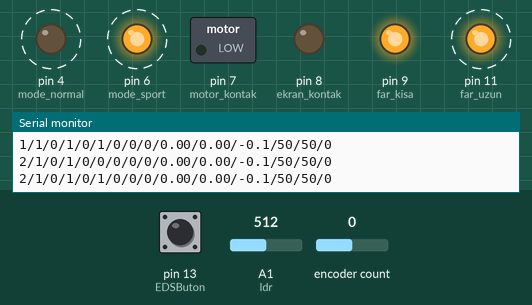
This sketch was run on a simulated Arduino Uno, built with avr-gcc and run on an emulated ATmega328P. On the bench: switched loads named in the sketch (green lamp = pin HIGH), output pins drawn as LEDs (lit = HIGH), the last lines printed to the serial monitor. Dashed ring = blinking. Inputs (shaded band) come from the test bench; at power-on: A1 (ldr) = 512, pin 13 (EDSButon) LOW, encoder count 0. Pins used as bus, display or sensor lines are not drawn.

Above: at 1.2 s.
1.3 s: A1 (ldr) set to 266
4.3 s: A1 (ldr) set to 243
At 5.64 s:
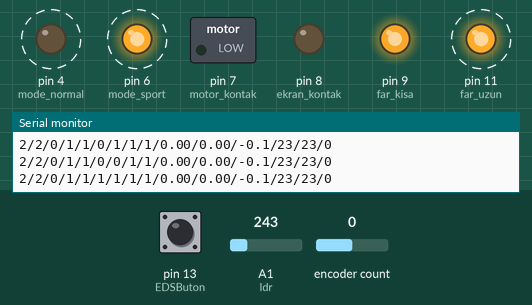
7.3 s: A1 (ldr) set to 170
At 7.53 s:
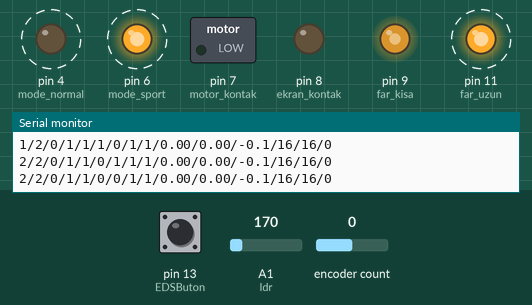
10.3 s: A1 (ldr) set to 122
At 10.69 s:
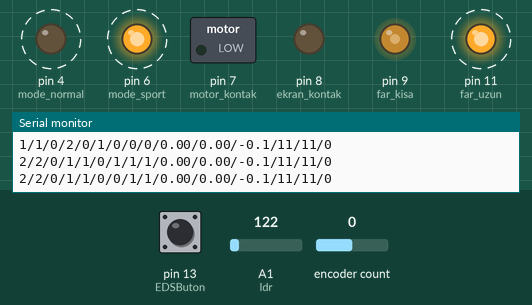
13.3 s: A1 (ldr) set to 0
At 14.28 s:
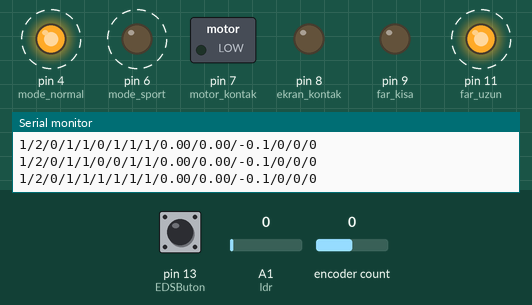
Timing chart, 0 to 17.3 s (numbered marks = the images above; inputs shaded):
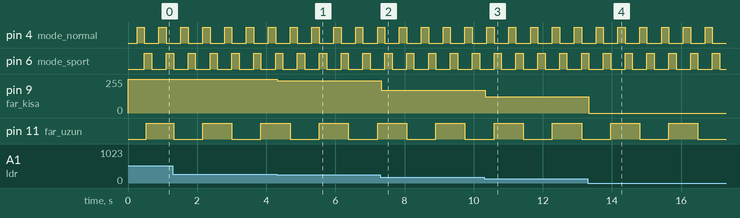

Measured:
- after the input at 4.3 s, pin 9 (far_kisa): 255/255 → 243/255 at once
- after the input at 7.3 s, pin 9 (far_kisa): 243/255 → 170/255 at once
- after the input at 10.3 s, pin 9 (far_kisa): 170/255 → 122/255 at once
- after the input at 13.3 s, pin 9 (far_kisa): 122/255 → 0/255 at once
- by itself, pin 4 (mode_normal), pin 6 (mode_sport): alternates HIGH for 0.21 s and LOW for 0.42 s
- by itself, pin 11 (far_uzun): alternates HIGH for 0.84 s and LOW for 0.84 s

The sketch:

GoToGo_8_0Alpha.ino
```cpp
// Rahman ve Rahim olan Allah'ın Adıyla
// Proje: GoToGo 8.0 Alpha
// =======================================================================================

#include <Wire.h>
#include <Adafruit_PN532.h>
#include <LiquidCrystal_I2C.h>
#include <Encoder.h>
#include <SPI.h>
#include <SD.h>
#include <EEPROM.h>

// ---------------------------------------------------------------------------------------
// 1. SİSTEM AYARLARI VE SABİTLER
// ---------------------------------------------------------------------------------------
#define KAYIT_MODU 1            // 1: EEPROM, 2: SD Kart
#define ENCODER_PIN_A 2
#define ENCODER_PIN_B 3
const int CHIP_SELECT_PIN = 10;
#define mainLoopDelay 50
#define NFC_SKIP_CONTROL 1      // 1: NFC Atla (Test Modu), 0: NFC Aktif

uint8_t referenceUID[] = { 0x3A, 0x83, 0x5B, 0x06 };

// ---------------------------------------------------------------------------------------
// 2. PİN TANIMLAMALARI
// ---------------------------------------------------------------------------------------
// İletişim ve Hata
#define SDA_PIN A4
#define SCL_PIN A5
#define hata_led 0

// Sürüş Modları
#define mode_ileri 0
#define mode_geri 0
#define mode_normal 4
#define mode_eco 5
#define mode_sport 6

// Kontak ve Güç
#define motor_kontak 7
#define ekran_kontak 8
#define buzzer 0

// Aydınlatma Sistemi (Far 1 & Far 2)
#define far_kisa 9
#define far_uzun 11
#define far_sis 12
#define far_ileri 0
#define far_geri 0
#define far_buton 0
#define far2_ileri 0
#define far2_geri 0
#define far2_buton 0
#define ldr A1
#define fark 625

// Sinyal ve Fren Grubu
#define pw 0
#define rw 0
#define fren 0
#define solsinsw 0
#define sagsinsw 0
#define dortlusw 0
#define solsin 0
#define sagsin 0
#define stoplambasi 0
#define sinyallambasisw 0
#define sinyallambasi 0

// Motor ve EDS Kontrol
#define motor1Pin 0
#define motor2Pin 0
#define gazpot A1
#define solmotorgaz 5
#define sagmotorgaz 9
#define EDSButon 13

// ---------------------------------------------------------------------------------------
// 3. DEĞİŞKEN TANIMLAMALARI
// ---------------------------------------------------------------------------------------

// --- Enkoder ve Direksiyon ---
Encoder myEncoder(ENCODER_PIN_A, ENCODER_PIN_B);
const float STEPS_PER_REVOLUTION = 4000.0;
const float DEGREES_PER_STEP = 360.0 / STEPS_PER_REVOLUTION;
const int EEPROM_ADDRESS = 0;
const char* DATA_FILENAME = "ENKODER.TXT";
const long WRITE_INTERVAL = 5000;

long currentSteps = 0;
long lastSavedSteps = 0;
float direksiyonaci = 0.0;
unsigned long lastWriteTime = 0;

// --- EDS (Elektronik Diferansiyel) ---
#define maxdireksiyonaci 180.0
int dengekatsayisi = 20;
const int MIN_GAZ_YUZDESI = 20;
const int ANALOG_MAX_VALUE = 1023;

// --- Hız Ölçümü ---
volatile unsigned long pulseCount1 = 0;
volatile unsigned long pulseCount2 = 0;
unsigned long lastMeasureTime = 0;
const unsigned long measureInterval = 1000;
const float MOTOR_PPR_1 = 42.0;
const float MOTOR_PPR_2 = 42.0;
const float CIRCUMFERENCE_METER_1 = 2.07;
const float CIRCUMFERENCE_METER_2 = 2.07;
float speed_kmh_1 = 0.0;
float speed_kmh_2 = 0.0;

// --- Zamanlama ve Debounce ---
unsigned long beklemeBaslangicZamani = 0;
const unsigned long beklemeSuresi = 12000;
static unsigned long sonOkumaZamani = 0;
static unsigned long sonOkumaZamani1 = 0;
static unsigned long sonOkumaZamani2 = 0;
static unsigned long sonOkumaZamani3 = 0;
const unsigned long DEBOUNCE_SURE = 200;
const unsigned long DEBOUNCE_SURE1 = 400;
const unsigned long DEBOUNCE_SURE2 = 500;
const unsigned long DEBOUNCE_SURE3 = 5000;
unsigned long oncekiMillis = 0;
const long aralik = 500;

// --- Durum Değişkenleri ---
int durum = 0;
int mode = 0;
int far = 1;
int far2 = 0;
bool frenw = 0;
int vites = 1;
bool sinyalsol = 0;
bool sinyalsag = 0;
bool dortlu = 0;
bool sinyallambasidata = 0;
int gazseviyesi = 0;
bool EDS = 0;
int EDS_AKTIF = 0;
int solGazYuzdesi = 0;
int sagGazYuzdesi = 0;
int gazYuzdesi = 0;

// NFC Objesi
Adafruit_PN532 nfc(SDA_PIN, SCL_PIN);

// ---------------------------------------------------------------------------------------
// 4. FONKSİYONLAR
// ---------------------------------------------------------------------------------------

// NFC Kart Karşılaştırma
bool compareUID(uint8_t* uid1, uint8_t uid1Length, uint8_t* uid2, uint8_t uid2Length) {
  if (uid1Length != uid2Length) return false;
  for (uint8_t i = 0; i < uid1Length; i++) {
    if (uid1[i] != uid2[i]) return false;
  }
  return true;
}

// Hız Ölçümü Kesmeleri
void countPulse1() { pulseCount1++; }
void countPulse2() { pulseCount2++; }

// SD Karttan Adım Verisi Okuma
long readStepsFromSD() {
  File dataFile = SD.open(DATA_FILENAME, FILE_READ);
  long loadedSteps = 0;
  if (dataFile) {
    String dataString = dataFile.readStringUntil('\n');
    dataFile.close();
    if (dataString.length() > 0) {
      dataString.trim();
      loadedSteps = dataString.toInt();
    }
  } else {
    if (KAYIT_MODU == 2) Serial.println("1205"); // SD Hata Kodu
  }
  return loadedSteps;
}

// SD Karta Adım Verisi Yazma
void writeStepsToSD(long steps) {
  if (SD.exists(DATA_FILENAME)) SD.remove(DATA_FILENAME);
  File dataFile = SD.open(DATA_FILENAME, FILE_WRITE);
  if (dataFile) {
    dataFile.println(steps);
    dataFile.close();
  }
}

// ---------------------------------------------------------------------------------------
// 5. SETUP (BAŞLANGIÇ AYARLARI)
// ---------------------------------------------------------------------------------------
void setup() {
  Serial.begin(115200);
  pinMode(hata_led, OUTPUT);

  // Pin Modu Tanımlamaları (Girişler/Çıkışlar)
  pinMode(mode_ileri, INPUT); pinMode(mode_geri, INPUT);
  pinMode(mode_normal, OUTPUT); pinMode(mode_eco, OUTPUT); pinMode(mode_sport, OUTPUT);
  pinMode(far_ileri, INPUT); pinMode(far_geri, INPUT); pinMode(far_buton, INPUT);
  pinMode(far_uzun, OUTPUT); pinMode(far_kisa, OUTPUT);
  pinMode(pw, INPUT); pinMode(rw, INPUT); pinMode(fren, INPUT);
  pinMode(dortlusw, INPUT); pinMode(solsin, OUTPUT); pinMode(sagsin, OUTPUT);
  pinMode(solsinsw, INPUT); pinMode(sagsinsw, INPUT);
  pinMode(sinyallambasisw, INPUT); pinMode(sinyallambasi, OUTPUT);
  pinMode(motor1Pin, INPUT); pinMode(motor2Pin, INPUT);
  pinMode(gazpot, INPUT); pinMode(solmotorgaz, OUTPUT); pinMode(sagmotorgaz, OUTPUT);
  pinMode(EDSButon, INPUT); pinMode(ekran_kontak, OUTPUT); pinMode(motor_kontak, OUTPUT);

  // Veri Kayıt Sistemini Başlat (EEPROM veya SD)
  if (KAYIT_MODU == 1) {
    EEPROM.get(EEPROM_ADDRESS, currentSteps);
  } else if (KAYIT_MODU == 2) {
    if (!SD.begin(CHIP_SELECT_PIN)) Serial.println("1205");
    else currentSteps = readStepsFromSD();
  }

  myEncoder.write(currentSteps);
  lastSavedSteps = currentSteps;
  direksiyonaci = currentSteps * DEGREES_PER_STEP;
  lastWriteTime = millis();

  // Kesme (Interrupt) Ayarları
  attachInterrupt(digitalPinToInterrupt(motor1Pin), countPulse1, RISING);
  attachInterrupt(digitalPinToInterrupt(motor2Pin), countPulse2, RISING);
  lastMeasureTime = millis();

  // NFC Modül Kontrolü
#if NFC_SKIP_CONTROL == 0
  nfc.begin();
  uint32_t versiondata = nfc.getFirmwareVersion();
  if (!versiondata) {
    Serial.println("1100");
    digitalWrite(hata_led, 1);
    while (1);
  }
  nfc.SAMConfig();
  Serial.println("2200");
#else
  Serial.println("NFC kontrolü devre disi - Test modu");
#endif
}

// ---------------------------------------------------------------------------------------
// 6. ANA DÖNGÜ (LOOP)
// ---------------------------------------------------------------------------------------
void loop() {

  // --- Enkoder ve Direksiyon Açısı Güncelleme ---
  long newSteps = myEncoder.read();
  if (newSteps != currentSteps) {
    currentSteps = newSteps;
    direksiyonaci = currentSteps * DEGREES_PER_STEP;
  }

  unsigned long mevcutMillis = millis();

  // --- Sürüş Modu Seçimi (Debounce ile) ---
  if(mevcutMillis - sonOkumaZamani > DEBOUNCE_SURE) {
    if(digitalRead(mode_ileri) == 1) {
      if(!(mode >= 2)) {mode = mode + 1;} else {mode = 0;}
      sonOkumaZamani = mevcutMillis;
    } else if(digitalRead(mode_geri) == 1) {
        if(!(mode <= 0)) {mode = mode - 1;} else {mode = 2;}
        sonOkumaZamani = mevcutMillis;
    }
  }

  // Sürüş Modu Pin Çıkışları
  if(mode == 0){ // ECO
    digitalWrite(mode_eco, 1); digitalWrite(mode_normal, 0); digitalWrite(mode_sport, 0);
  }else if(mode == 1){ // NORMAL
    digitalWrite(mode_eco, 0); digitalWrite(mode_normal, 1); digitalWrite(mode_sport, 0);
  }else if(mode == 2){ // SPORT
    digitalWrite(mode_eco, 0); digitalWrite(mode_normal, 0); digitalWrite(mode_sport, 1);
  }

  // --- Sistem Durumu ve Kontak Kontrolü ---
  if(durum == 0){ // Kapalı
    digitalWrite(ekran_kontak, 0); digitalWrite(motor_kontak, 0);
  }else if(durum == 1){ // Tam Açık
    digitalWrite(ekran_kontak, 1); digitalWrite(motor_kontak, 1);
  }else if(durum == 2){ // Sadece Ekran
    digitalWrite(ekran_kontak, 1); digitalWrite(motor_kontak, 0);
  }

  // --- Far Sistemi (Kısa / Otomatik) ---
  if(mevcutMillis - sonOkumaZamani1 > DEBOUNCE_SURE1) {
    if(digitalRead(far_ileri) == 1) {
      if(!(far >= 2)) {far = far + 1;} else {far = 1;}
      sonOkumaZamani1 = mevcutMillis;
    } else if(digitalRead(far_geri) == 1) {
        if(!(far <= 1)) {far = far - 1;} else {far = 2;}
        sonOkumaZamani1 = mevcutMillis;
    } else if(digitalRead(far_buton) == 1){
        far = 0;
        sonOkumaZamani1 = mevcutMillis;
    }
  }

  if(far == 0){
    digitalWrite(far_kisa, 0); digitalWrite(stoplambasi, 0);
  }else if(far == 1){ // Otomatik Mod (LDR)
    if(analogRead(ldr) >= fark) {
      digitalWrite(far_kisa, 1); digitalWrite(stoplambasi, 1);
    }else {
      digitalWrite(far_kisa, 0); digitalWrite(stoplambasi, 0);
    }
  }else if(far == 2){ // Manuel Açık
    digitalWrite(far_kisa, 1); digitalWrite(stoplambasi, 1);
  }

  // --- Far 2 Sistemi (Uzun / Sis) ---
  if(mevcutMillis - sonOkumaZamani2 > DEBOUNCE_SURE2) {
    if(digitalRead(far2_ileri) == 1) {
      if(!(far2 >= 2)) {far2 = far2 + 1;} else {far2 = 1;}
      sonOkumaZamani2 = mevcutMillis;
    } else if(digitalRead(far2_geri) == 1) {
        if(!(far2 <= 1)) {far2 = far2 - 1;} else {far2 = 2;}
        sonOkumaZamani2 = mevcutMillis;
    } else if(digitalRead(far2_buton) == 1){
        far2 = 0;
        sonOkumaZamani2 = mevcutMillis;
    }
  }

  if(far2 == 0){
    digitalWrite(far_uzun, 0); digitalWrite(far_sis, 0);
  }else if(far2 == 1){
    digitalWrite(far_uzun, 1); digitalWrite(far_sis, 0);
  }else if(far2 == 2){
    digitalWrite(far_uzun, 0); digitalWrite(far_sis, 1);
  }

  // --- Vites Kontrolü ---
  if (digitalRead(pw) == HIGH) vites = 1;
  else if (digitalRead(rw) == HIGH) vites = 2;
  else vites = 0;

  // --- Sinyalizasyon Sistemi (Dörtlü / Sağ / Sol) ---
  if(digitalRead(dortlusw) == 1) {
    if (dortlu == 0) { dortlu = 1; } else { dortlu = 0; }
  }

  if(dortlu == 1){
      if (mevcutMillis - oncekiMillis >= aralik) {
      oncekiMillis = mevcutMillis;
      if (sinyalsag == 0) { sinyalsag = 1; sinyalsol = 1; }
      else { sinyalsol = 0; sinyalsag = 0; }
  }}else if(digitalRead(solsinsw) == 1) {
    if (mevcutMillis - oncekiMillis >= aralik) {
      oncekiMillis = mevcutMillis;
      if (sinyalsol == 0) { sinyalsol = 1; } else { sinyalsol = 0; }
  }}else if(digitalRead(sagsinsw) == 1){
     if (mevcutMillis - oncekiMillis >= aralik) {
      oncekiMillis = mevcutMillis;
      if (sinyalsag == 0) { sinyalsag = 1; } else { sinyalsag = 0; }
  }}else{
    sinyalsag = 0; sinyalsol = 0;
  }

  // Sinyal Çıkışları
  if(dortlu == 1) {
    digitalWrite(solsin, 1); digitalWrite(sagsin, 1);
  }else if(sinyalsag == 1) {
    digitalWrite(sagsin, 1); digitalWrite(solsin, 0);
  }else if(sinyalsol == 1) {
    digitalWrite(solsin, 1); digitalWrite(sagsin, 0);
  }else {
    digitalWrite(solsin, 0); digitalWrite(sagsin, 1);
  }

  // Sinyal Lambası (Ek Fonksiyon)
  if(digitalRead(sinyallambasisw) == 1){
    sinyallambasidata = !sinyallambasidata;
  }
  digitalWrite(sinyallambasi, sinyallambasidata);

  // --- Hız Ölçümü Hesaplamaları ---
  if (mevcutMillis - lastMeasureTime >= measureInterval) {
      noInterrupts();
      unsigned long currentCount1 = pulseCount1;
      unsigned long currentCount2 = pulseCount2;
      pulseCount1 = 0; pulseCount2 = 0;
      interrupts();
      speed_kmh_1 = (currentCount1 * CIRCUMFERENCE_METER_1 * 3.6) / MOTOR_PPR_1;
      speed_kmh_2 = (currentCount2 * CIRCUMFERENCE_METER_2 * 3.6) / MOTOR_PPR_2;
      lastMeasureTime = mevcutMillis;
  }

  // --- Gaz Potansiyometresi Okuma ---
  gazseviyesi = analogRead(gazpot);
  gazYuzdesi = map(gazseviyesi, 0, ANALOG_MAX_VALUE, 0, 100);

  // --- EDS (Elektronik Diferansiyel Sistemi) Kontrolü ---
  if(digitalRead(EDSButon) == HIGH) {
    EDS = !EDS;
  }

  int gazSol = gazseviyesi;
  int gazSag = gazseviyesi;
  EDS_AKTIF = 0;

  // EDS Aktivasyon Şartı: Buton açık VE Gaz %20'den fazla
  if (EDS == 1 && gazYuzdesi >= MIN_GAZ_YUZDESI) {
      EDS_AKTIF = 1;
      float oran = abs(direksiyonaci) / maxdireksiyonaci;
      int uygulamaFarki = (int)(oran * dengekatsayisi);

      if(direksiyonaci > 0){ // Sağa dönüş
          gazSol = gazseviyesi + uygulamaFarki;
          gazSag = gazseviyesi - uygulamaFarki;
      }else if(direksiyonaci < 0){ // Sola dönüş
          gazSol = gazseviyesi - uygulamaFarki;
          gazSag = gazseviyesi + uygulamaFarki;
      }
      gazSol = constrain(gazSol, 0, ANALOG_MAX_VALUE);
      gazSag = constrain(gazSag, 0, ANALOG_MAX_VALUE);
  }

  // Motorlara PWM Çıkışı
  analogWrite(solmotorgaz, gazSol);
  analogWrite(sagmotorgaz, gazSag);

  // Yüzdesel Geri Bildirim Hesaplama
  solGazYuzdesi = map(gazSol, 0, ANALOG_MAX_VALUE, 0, 100);
  sagGazYuzdesi = map(gazSag, 0, ANALOG_MAX_VALUE, 0, 100);

  // --- Veri Kayıt İşlemi (EEPROM/SD) ---
  if (mevcutMillis - lastWriteTime >= WRITE_INTERVAL) {
    if (currentSteps != lastSavedSteps) {
      if (KAYIT_MODU == 1) EEPROM.put(EEPROM_ADDRESS, currentSteps);
      else if (KAYIT_MODU == 2) writeStepsToSD(currentSteps);
      lastWriteTime = mevcutMillis;
      lastSavedSteps = currentSteps;
    }
  }

  // --- Seri Port Veri Paketi Çıkışı ---
  Serial.print(mode); Serial.print("/");
  Serial.print(far); Serial.print("/");
  Serial.print(durum); Serial.print("/");
  Serial.print(far2); Serial.print("/");
  Serial.print(vites); Serial.print("/");
  Serial.print(sinyallambasidata); Serial.print("/");
  Serial.print(dortlu); Serial.print("/");
  Serial.print(sinyalsol); Serial.print("/");
  Serial.print(sinyalsag); Serial.print("/");
  Serial.print(speed_kmh_1); Serial.print("/");
  Serial.print(speed_kmh_2); Serial.print("/");
  Serial.print(direksiyonaci, 1); Serial.print("/");
  Serial.print(solGazYuzdesi); Serial.print("/");
  Serial.print(sagGazYuzdesi); Serial.print("/");
  Serial.println(EDS_AKTIF);

  delay(mainLoopDelay);
}
```
